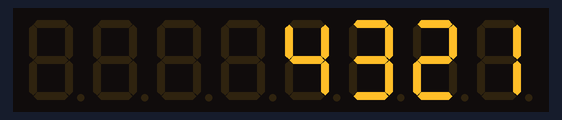
Recording of a sketch running on a simulated Arduino Uno, built with avr-gcc and run on an emulated ATmega328P. Parts: 8-digit seven-segment display.

Above: at 0.1 s.
At 4.1 s:
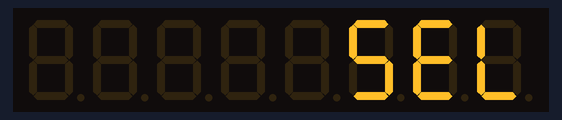

The sketch:

MAX7219_SeptSeg_LedControle_4.ino
```cpp
/* Plaisirarduino.fr

  Bute du programme:
  Réaliser un afficheur digitale;


  Materiels:
   Puce MAX7219
   Afficheurdigits KYX5461AS .
   Carte arduino UNO.

  Note utiles: Câblages des broches à titre indicatif.
  | Arduino    | MAX7219 |
  | ---------  | -----------
  | Broche 11  => DIN         Data.(données)
  | Broche 13  => CLK        Horloge.(cadence des Bits. Broche de sortie arduino configuré pour ce travail en intern)
  | Broche  10  => LOAD/CS    Chargement.(Activation du chargement des données dans la puce).
   Pour les broches "ICSP" Du mode "SPI voir doc Carte Arduino.

  Mettre en place 10K home minimum de resistance cablées en "Iset" (18-MAX729). (limitation de courants dans les LEDs).
  Transfert de données sur 2 octets.
*/

/* inclusion de la librairie */
#include "LedControl.h"


LedControl septSegMax = LedControl(11, 13, 10, 1);


void setup() {

  septSegMax.shutdown(0, false);

  septSegMax.setIntensity(0, 15);
  septSegMax.setScanLimit(0,3);

  septSegMax.clearDisplay(0);
}


void loop() {

septSegMax.setDigit(0,0,1,false);
septSegMax.setDigit(0,1,2,false);
septSegMax.setDigit(0,2,3,false);
septSegMax.setDigit(0,3,4,false);

delay (4000);
 septSegMax.clearDisplay(0);


septSegMax.setRow(0,0,0x0E); //L
septSegMax.setRow(0,1,0x4F); //E
septSegMax.setRow(0,2,0x5B); //S
septSegMax.setRow(0,3,0x00); //blank
delay (4000);

}
```

Measured:
- what the display in image 1 shows lasts 4.0 s, from 4.0 s to 8.0 s
